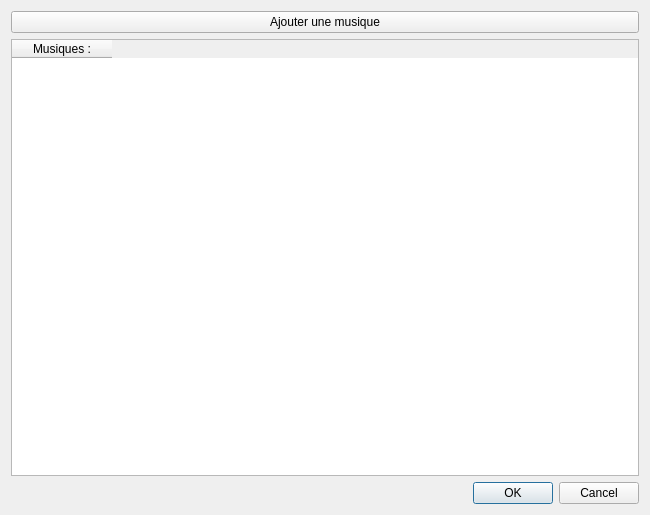
<?xml version="1.0" encoding="UTF-8"?>
<ui version="4.0">
 <class>EditerMusiques</class>
 <widget class="QDialog" name="EditerMusiques">
  <property name="geometry">
   <rect>
    <x>0</x>
    <y>0</y>
    <width>650</width>
    <height>515</height>
   </rect>
  </property>
  <property name="windowTitle">
   <string>Dialog</string>
  </property>
  <layout class="QVBoxLayout" name="verticalLayout">
   <item>
    <widget class="QPushButton" name="bout_ajouter">
     <property name="text">
      <string>Ajouter une musique</string>
     </property>
    </widget>
   </item>
   <item>
    <widget class="QTableWidget" name="tableau">
     <column>
      <property name="text">
       <string>Musiques :</string>
      </property>
     </column>
    </widget>
   </item>
   <item>
    <widget class="QDialogButtonBox" name="buttonBox">
     <property name="orientation">
      <enum>Qt::Horizontal</enum>
     </property>
     <property name="standardButtons">
      <set>QDialogButtonBox::Cancel|QDialogButtonBox::Ok</set>
     </property>
    </widget>
   </item>
  </layout>
 </widget>
 <resources/>
 <connections>
  <connection>
   <sender>buttonBox</sender>
   <signal>accepted()</signal>
   <receiver>EditerMusiques</receiver>
   <slot>accept()</slot>
   <hints>
    <hint type="sourcelabel">
     <x>248</x>
     <y>254</y>
    </hint>
    <hint type="destinationlabel">
     <x>157</x>
     <y>274</y>
    </hint>
   </hints>
  </connection>
  <connection>
   <sender>buttonBox</sender>
   <signal>rejected()</signal>
   <receiver>EditerMusiques</receiver>
   <slot>reject()</slot>
   <hints>
    <hint type="sourcelabel">
     <x>316</x>
     <y>260</y>
    </hint>
    <hint type="destinationlabel">
     <x>286</x>
     <y>274</y>
    </hint>
   </hints>
  </connection>
 </connections>
</ui>
